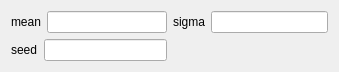
<?xml version="1.0" encoding="UTF-8"?>
<ui version="4.0">
 <class>GTAFailProfileNoiseWgt</class>
 <widget class="QWidget" name="GTAFailProfileNoiseWgt">
  <property name="geometry">
   <rect>
    <x>0</x>
    <y>0</y>
    <width>339</width>
    <height>68</height>
   </rect>
  </property>
  <property name="windowTitle">
   <string>Noise profile</string>
  </property>
  <layout class="QGridLayout" name="gridLayout">
   <item row="0" column="0">
    <layout class="QHBoxLayout" name="horizontalLayout_2">
     <item>
      <widget class="QLabel" name="label_3">
       <property name="text">
        <string>mean</string>
       </property>
      </widget>
     </item>
     <item>
      <widget class="QLineEdit" name="meanLE"/>
     </item>
    </layout>
   </item>
   <item row="0" column="1">
    <layout class="QHBoxLayout" name="horizontalLayout">
     <item>
      <widget class="QLabel" name="label">
       <property name="text">
        <string>sigma</string>
       </property>
      </widget>
     </item>
     <item>
      <widget class="QLineEdit" name="sigmaLE"/>
     </item>
    </layout>
   </item>
   <item row="1" column="0">
    <layout class="QHBoxLayout" name="horizontalLayout_3">
     <item>
      <widget class="QLabel" name="label_2">
       <property name="text">
        <string>seed</string>
       </property>
      </widget>
     </item>
     <item>
      <widget class="QLineEdit" name="seedLE"/>
     </item>
    </layout>
   </item>
  </layout>
 </widget>
 <resources/>
 <connections/>
</ui>
